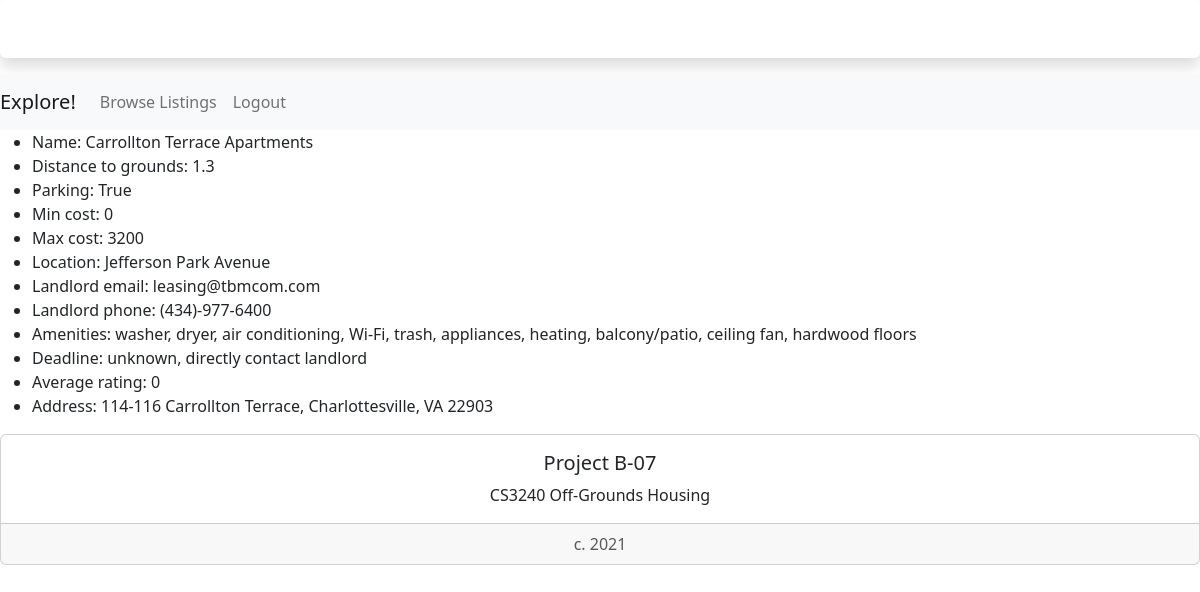
The page /housing/5/ on the database its author committed.
### housing/models.py (models this page shows, shortened)
class StudentHousing(models.Model):
    name = models.CharField(max_length=200)
    distToGrounds = models.FloatField(default=0)
    parking = models.BooleanField()
    minCost = models.IntegerField(default=0)
    maxCost = models.IntegerField(default=0)
    location = models.TextField(max_length=200, null=True)
    landlordEmail = models.CharField(max_length=200, null=True)
    landlordPhone = models.CharField(max_length=200, null=True)
    amenities = models.TextField(max_length=200, null=True)
    deadline = models.CharField(max_length=200, null=True)
    averageRating = models.IntegerField(default=0)
    address = models.TextField(max_length=200, null=True)

### housing/views.py (the view)
# urls.py: path('<int:pk>/', views.DetailView.as_view(), name='detail'),
class DetailView(generic.DetailView):
    model = StudentHousing
    template_name = 'housing/studentHousingOption.html'
    def get_queryset(self):
        return StudentHousing.objects

### housing/templates/housing/studentHousingOption.html (shortened to what this page needs)
<!doctype html>
<link href="https://cdn.jsdelivr.net/npm/bootstrap@5.1.1/dist/css/bootstrap.min.css" rel="stylesheet">
{% load bootstrap5 %}
{% bootstrap_css %}
<div style="width: 100%" class="shadow p-2 mb-3 bg-body rounded text-white">
    <h3 class="font-monospace text-center">Housing for UVA Students by B-07!</h3>
</div>
<nav class="navbar navbar-expand-lg navbar-light bg-light">
    <a class="navbar-brand">Explore!</a>
    <div class="collapse navbar-collapse" id="navbarNav">
        <ul class="navbar-nav">
        <li class="nav-item">
            <a class="nav-link" href="{% url 'housing:studentHousingList' %}">Browse Listings</a>
        </li>
        <li class="nav-item">
            <a class="nav-link" href="{% url 'housing:logout' %}">Logout</a>
        </li>
        </ul>
    </div>
</nav>
{% if studenthousing %}
    <ul>
        <li>Name: {{ studenthousing.name }}</li>
        <li>Distance to grounds: {{ studenthousing.distToGrounds }}</li>
        <li>Parking: {{ studenthousing.parking }}</li>
        <li>Min cost: {{ studenthousing.minCost }}</li>
        <li>Max cost: {{ studenthousing.maxCost }}</li>
        <li>Location: {{ studenthousing.location }}</li>
        <li>Landlord email: {{ studenthousing.landlordEmail }}</li>
        <li>Landlord phone: {{ studenthousing.landlordPhone }}</li>
        <li>Amenities: {{ studenthousing.amenities }}</li>
        <li>Deadline: {{ studenthousing.deadline }}</li>
        <li>Average rating: {{ studenthousing.averageRating }}</li>
        <li>Address: {{ studenthousing.address }}</li>
    </ul>
{% else %}
    <p>No housing details are available.</p>
{% endif %}
<div style="bottom:0; width:100%" class="card text-center">
    <div class="card-body">
      <h5 class="card-title">Project B-07</h5>
      <p class="card-text">CS3240 Off-Grounds Housing</p>
    </div>
    <div class="card-footer text-muted">
      c. 2021
    </div>
</div>

### rows shown on the page
StudentHousing: name "Carrollton Terrace Apartments", distToGrounds "1.3", parking "True", minCost "0", maxCost "3200", location "Jefferson Park Avenue", landlordEmail "leasing@tbmcom.com", landlordPhone "(434)-977-6400", amenities "washer, dryer, air conditioning, Wi-Fi, trash, appliances, heating, balcony/patio, ceiling fan, hardwood floors", deadline "unknown, directly contact landlord", averageRating "0", address "114-116 Carrollton Terrace, Charlottesville, VA 22903"
